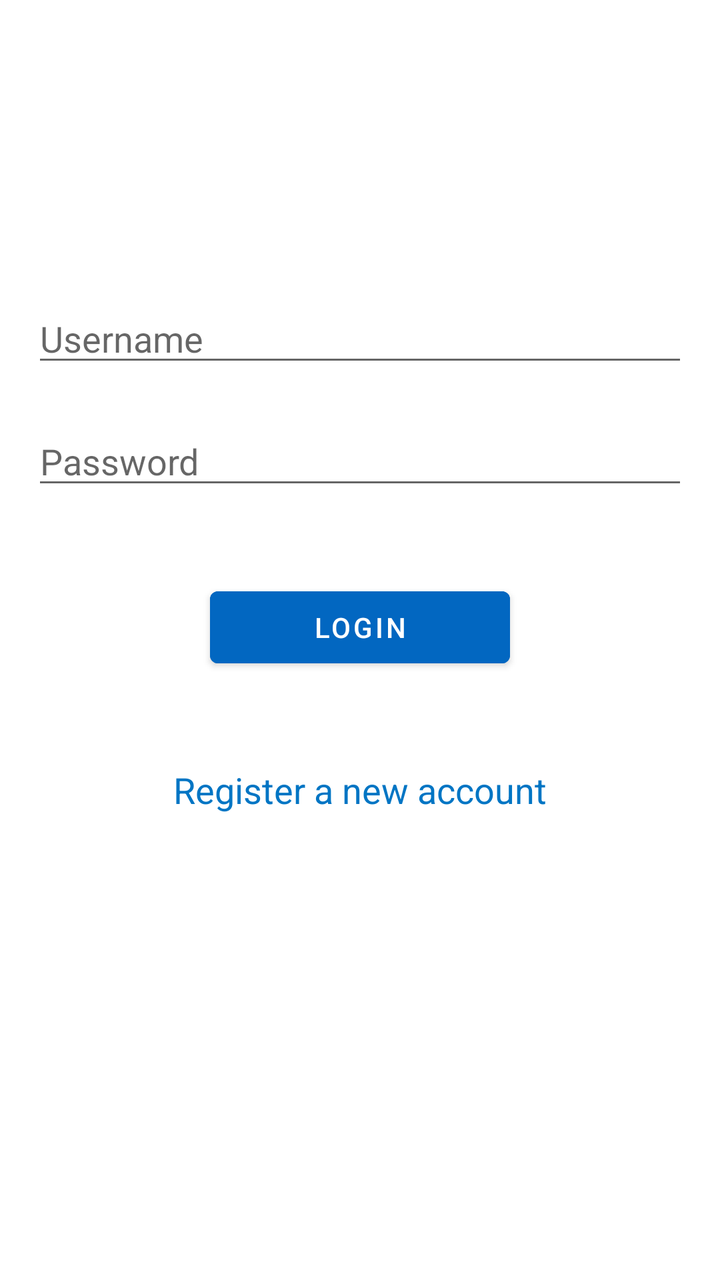
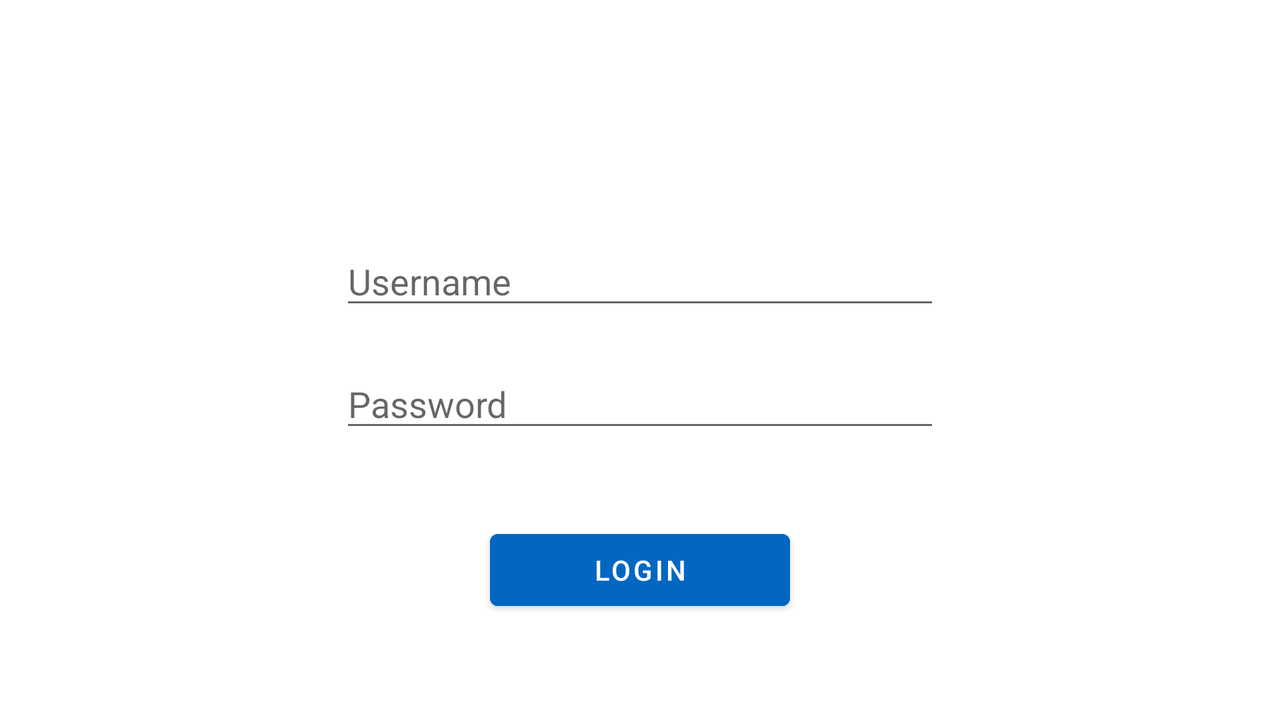

The same Android screen from two of the app's own layout files: first res/layout/ as a phone draws it, then the repository's variant for another configuration, drawn on a device whose configuration selects that folder. Both files follow.
<!-- AndroidManifest.xml: application theme Theme.CS360WeightTracker -->
<!-- res/layout/fragment_login.xml -->
<?xml version="1.0" encoding="utf-8"?>
<androidx.constraintlayout.widget.ConstraintLayout xmlns:android="http://schemas.android.com/apk/res/android"
    xmlns:app="http://schemas.android.com/apk/res-auto"
    xmlns:tools="http://schemas.android.com/tools"
    android:layout_width="match_parent"
    android:layout_height="match_parent"
    tools:context=".ui.login.LoginFragment">

    
    <TextView
        android:id="@+id/text_dashboard"
        android:layout_width="match_parent"
        android:layout_height="wrap_content"
        android:layout_marginStart="8dp"
        android:layout_marginTop="80dp"
        android:layout_marginEnd="8dp"
        android:textAlignment="center"
        android:textSize="20sp"
        android:textStyle="bold"
        app:layout_constraintEnd_toEndOf="parent"
        app:layout_constraintStart_toStartOf="parent"
        app:layout_constraintTop_toTopOf="parent" />

    
    <EditText
        android:id="@+id/username"
        android:layout_width="match_parent"
        android:layout_height="wrap_content"
        android:layout_marginStart="16dp"
        android:layout_marginTop="40dp"
        android:layout_marginEnd="16dp"
        android:hint="@string/username"
        android:inputType="text"
        app:layout_constraintEnd_toEndOf="parent"
        app:layout_constraintStart_toStartOf="parent"
        app:layout_constraintTop_toBottomOf="@id/text_dashboard" />

    
    <EditText
        android:id="@+id/password"
        android:layout_width="match_parent"
        android:layout_height="wrap_content"
        android:layout_marginStart="16dp"
        android:layout_marginTop="20dp"
        android:layout_marginEnd="16dp"
        android:hint="@string/password"
        android:inputType="textPassword"
        app:layout_constraintEnd_toEndOf="parent"
        app:layout_constraintStart_toStartOf="parent"
        app:layout_constraintTop_toBottomOf="@id/username" />

    
    <Button
        android:id="@+id/loginBtn"
        android:layout_width="150dp"
        android:layout_height="wrap_content"
        android:layout_marginTop="40dp"
        android:text="@string/login"
        android:backgroundTint="@color/green_blue"
        app:layout_constraintEnd_toEndOf="parent"
        app:layout_constraintStart_toStartOf="parent"
        app:layout_constraintTop_toBottomOf="@id/password"
        app:layout_goneMarginTop="40dp" />

    
    <TextView
        android:id="@+id/registerLink"
        android:layout_width="wrap_content"
        android:layout_height="wrap_content"
        android:textAlignment="center"
        android:textSize="18sp"
        android:textColor="@color/french_blue"
        android:padding="5dp"
        app:layout_constraintTop_toBottomOf="@id/loginBtn"
        app:layout_constraintStart_toStartOf="parent"
        app:layout_constraintEnd_toEndOf="parent"
        android:layout_marginTop="40dp"
        android:layout_marginStart="24dp"
        android:layout_marginEnd="24dp"
        android:text="@string/register_a_new_account"
        android:background="@drawable/back"
        />

</androidx.constraintlayout.widget.ConstraintLayout>
<!-- resources referenced by this layout -->
<resources>
  <color name="french_blue">#FF0075C4</color>
  <color name="green_blue">#FF0267C1</color>
  <string name="login">Login</string>
  <string name="password">Password</string>
  <string name="register_a_new_account">Register a new account</string>
  <string name="username">Username</string>
  <style name="Theme.CS360WeightTracker" parent="Theme.MaterialComponents.DayNight.DarkActionBar">
          
          <item name="colorPrimary">@color/green_blue</item>
          <item name="colorPrimaryVariant">@color/french_blue</item>
          <item name="colorOnPrimary">@color/white</item>
          
          <item name="colorSecondary">@color/french_blue</item>
          <item name="colorSecondaryVariant">@color/seal_brown</item>
          <item name="colorOnSecondary">@color/black</item>
          
          <item name="android:statusBarColor">@color/black</item>
          
          <item name="colorAccent">@color/black</item>
      </style>
  <color name="white">#FFFFFFFF</color>
  <color name="seal_brown">#FF591F0A</color>
  <color name="black">#FF000000</color>
</resources>
<!-- res/layout-land/fragment_login.xml (the repository's variant of the layout above) -->
<!-- drawn on the phone turned sideways -->
<?xml version="1.0" encoding="utf-8"?>
<LinearLayout xmlns:android="http://schemas.android.com/apk/res/android"
    xmlns:app="http://schemas.android.com/apk/res-auto"
    xmlns:tools="http://schemas.android.com/tools"
    android:layout_width="match_parent"
    android:layout_height="match_parent"
    android:gravity="center"
    android:paddingTop="20dp"
    android:paddingBottom="20dp"
    android:orientation="vertical"
    tools:context=".ui.login.LoginFragment">

    
    <TextView
        android:id="@+id/text_dashboard"
        android:layout_width="match_parent"
        android:layout_height="wrap_content"
        android:layout_marginStart="8dp"
        android:layout_marginTop="40dp"
        android:layout_marginEnd="8dp"
        android:textAlignment="center"
        android:textSize="20sp"
        android:textStyle="bold"/>

    
    <EditText
        android:id="@+id/username"
        android:layout_width="300dp"
        android:layout_height="wrap_content"
        android:layout_marginStart="16dp"
        android:layout_marginTop="40dp"
        android:layout_marginEnd="16dp"
        android:hint="@string/username"
        android:inputType="text" />

    
    <EditText
        android:id="@+id/password"
        android:layout_width="300dp"
        android:layout_height="wrap_content"
        android:layout_marginStart="16dp"
        android:layout_marginTop="20dp"
        android:layout_marginEnd="16dp"
        android:hint="@string/password"
        android:inputType="textPassword" />

    
    <Button
        android:id="@+id/loginBtn"
        android:layout_width="150dp"
        android:layout_height="wrap_content"
        android:layout_marginTop="40dp"
        android:text="@string/login"
        android:backgroundTint="@color/green_blue"
        app:layout_goneMarginTop="40dp" />

    
    <TextView
        android:id="@+id/registerLink"
        android:layout_width="wrap_content"
        android:layout_height="wrap_content"
        android:textAlignment="center"
        android:textSize="18sp"
        android:textColor="@color/french_blue"
        android:padding="5dp"
        app:layout_constraintTop_toBottomOf="@id/loginBtn"
        app:layout_constraintStart_toStartOf="parent"
        app:layout_constraintEnd_toEndOf="parent"
        android:layout_marginTop="40dp"
        android:layout_marginStart="24dp"
        android:layout_marginEnd="24dp"
        android:text="@string/register_a_new_account"
        android:background="@drawable/back"
        />

</LinearLayout>
